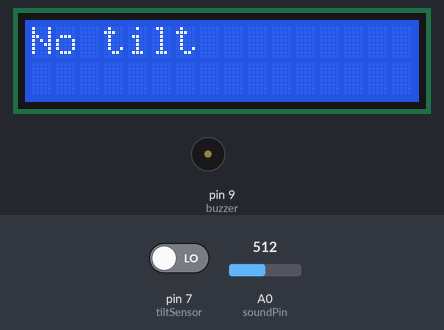
A sketch run on a simulated Arduino Uno, built with avr-gcc and run on an emulated ATmega328P. On the bench: 16×2 character LCD, buzzer (waves = sounding). Inputs (shaded band) come from the test bench; at power-on: pin 7 (tiltSensor) LOW, A0 (soundPin) = 512. What the sketch prints to the serial monitor is not drawn.

Above: at 2.7 s.
2.8 s: pin 7 (tiltSensor) driven HIGH
At 4.1 s:
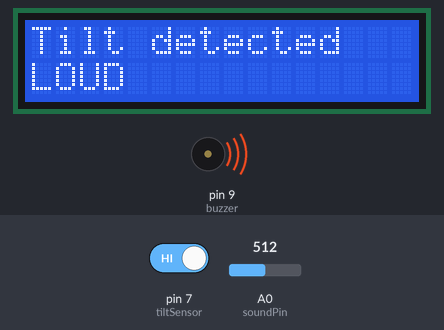
4.4 s: A0 (soundPin) set to 35
5.9 s: A0 (soundPin) set to 28
At 6.5 s:
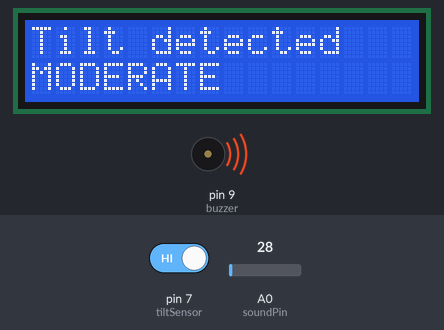
7.5 s: A0 (soundPin) set to 0
At 7.9 s:
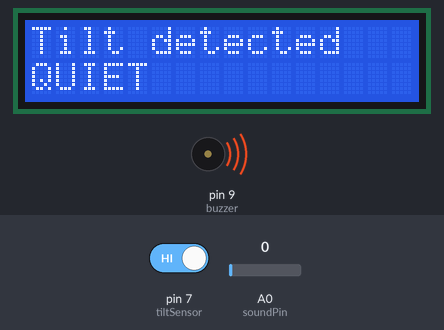
9.1 s: pin 7 (tiltSensor) driven LOW
At 10.1 s:
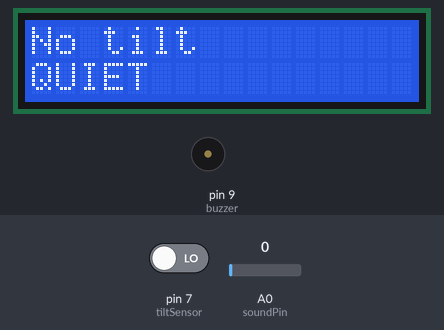
Timing chart, 0 to 11.6 s (numbered marks = the images above; inputs shaded):
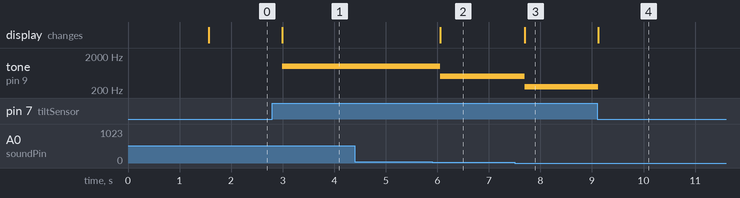

The sketch:

TiltSoundLCDBuzzer.ino
```cpp
/*
  Project: Tilt + Sound + LCD + Buzzer
  Based on: LiquidCrystal "Hello World" example and Tilt Sensor reading
  This sketch displays tilt and sound sensor readings on a 16x2 LCD.
  When both are triggered, the buzzer sounds.
*/

#include <LiquidCrystal.h>

// LCD pins
const int rs = 12, en = 11, d4 = 5, d5 = 4, d6 = 3, d7 = 2;
LiquidCrystal lcd(rs, en, d4, d5, d6, d7);

// Components
int tiltSensor = 7;     // Tilt sensor pin
int soundPin = A0;      // Simulated sound sensor (potentiometer)
int buzzer = 9;       // buzzer pin
const int quiet = 10; //value
const int loud = 30;   //value
int pitch = 1000; //pitch value

void setup() {
  // Initialize LCD
  lcd.begin(16, 2);
  lcd.print("System Starting...");
  delay(1500);
  lcd.clear();

  // Pin setup
  pinMode(tiltSensor, INPUT);
  pinMode(buzzer, OUTPUT);

  Serial.begin(9600);
}


void loop() {
  int tiltValue = digitalRead(tiltSensor);// value return by tilt sensor
  int soundValue = analogRead(soundPin); //value return by sound sensor

  // Debug values
  Serial.print("Tilt: ");
  Serial.print(tiltValue);
  Serial.print(" | Sound: ");
  Serial.println(soundValue);

  // Display tilt status


  // Display sound status
  lcd.setCursor(0, 1);

  if (tiltValue == HIGH) {
    if (soundValue <= quiet) { // when soundvalue is quiet
      lcd.print("QUIET        "); //print to lcd
      Serial.println("Quiet"); //serial print
      pitch = 250; //adjust pitch
    } else if ((soundValue > quiet) && ( soundValue <= loud)) { //if soundvalue is moderate)
      lcd.print("MODERATE        ");
      Serial.println("Moderate.");
      pitch = 500;

    } else if (soundValue > loud){
      lcd.print("LOUD        ");
      Serial.println("LOUD");
      pitch = 1000;
    }
    lcd.setCursor(0, 0);
    lcd.print("Tilt detected  ");
    tone(buzzer, pitch);  // Make sound
  } else {
    lcd.setCursor(0, 0);
    lcd.print("No tilt        ");
    noTone(buzzer);      // Silence
  }

  delay(200);
}
```

Measured:
- the behaviour switches between 31 and 30 on A0 (soundPin) (found by bisection; images 1 and 2)
- after the input at 2.8 s, tone on pin 9 (buzzer): silent → 1000 Hz after 0.19 s; the display: changes after 0.19 s (image 1)
- after the input at 4.4 s, every drawn part: stays the same
- after the input at 5.9 s, tone on pin 9 (buzzer): 1000 Hz → 500 Hz after 0.16 s; the display: changes after 0.16 s (image 2)
- after the input at 7.5 s, tone on pin 9 (buzzer): 500 Hz → 250 Hz after 0.19 s; the display: changes after 0.19 s (image 3)
- after the input at 9.1 s, tone on pin 9 (buzzer): 250 Hz → silent at once; the display: changes at once (image 4)
